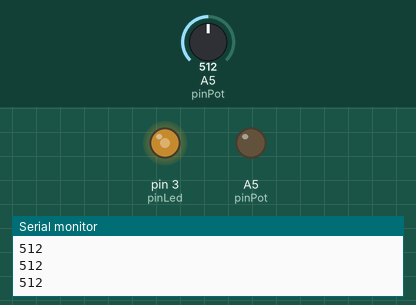
Bench run of a sketch on a simulated Arduino Uno, built with avr-gcc and run on an emulated ATmega328P. On the bench: output pins drawn as LEDs (lit = HIGH), the last lines printed to the serial monitor. The inputs (shaded band) are chosen by the test bench; at power-on: A5 (pinPot) = 512.

Above: at 1.2 s.
1.3 s: A5 (pinPot) set to 716
At 2.0 s:
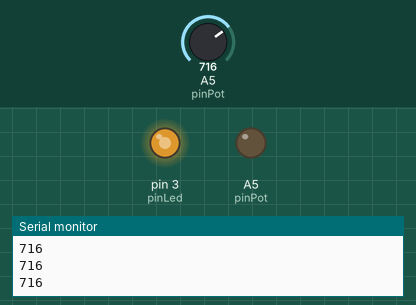
2.8 s: A5 (pinPot) set to 900
At 3.2 s:
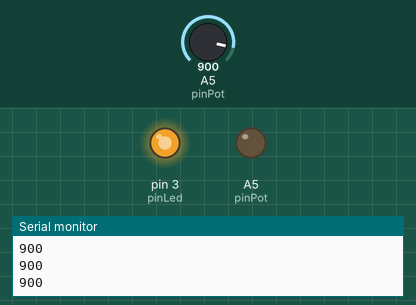
4.3 s: A5 (pinPot) set to 122
At 5.5 s:
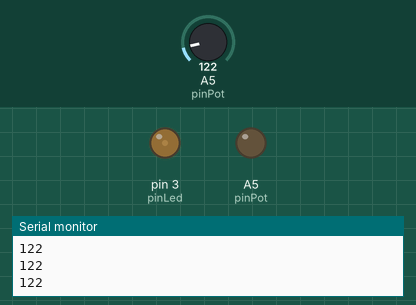
5.8 s: A5 (pinPot) set to 0
At 6.6 s:
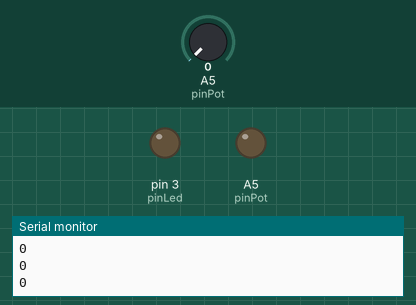
Timing chart, 0 to 8.3 s (numbered marks = the images above; inputs shaded):
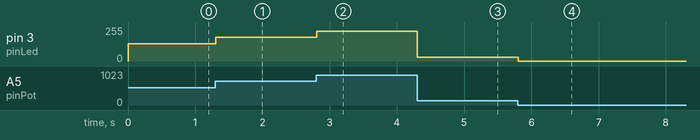

Measured:
- after the input at 1.3 s, pin 3 (pinLed): 128/255 → 179/255 at once
- after the input at 2.8 s, pin 3 (pinLed): 179/255 → 225/255 at once
- after the input at 4.3 s, pin 3 (pinLed): 225/255 → 30/255 at once
- after the input at 5.8 s, pin 3 (pinLed): 30/255 → 0/255 at once

The sketch:

Arduino_Test_1.ino
```cpp
int pinLed = 3;
int pinPot = A5;
int value = 0;

void setup() {
  // put your setup code here, to run once:
  pinMode(pinLed, OUTPUT);
  pinMode(pinPot, OUTPUT);
  Serial.begin(9600);
}

void loop() {
  // put your main code here, to run repeatedly:
  value = analogRead(pinPot);
  Serial.println(value);
  analogWrite(pinLed, value/4);
}
```
